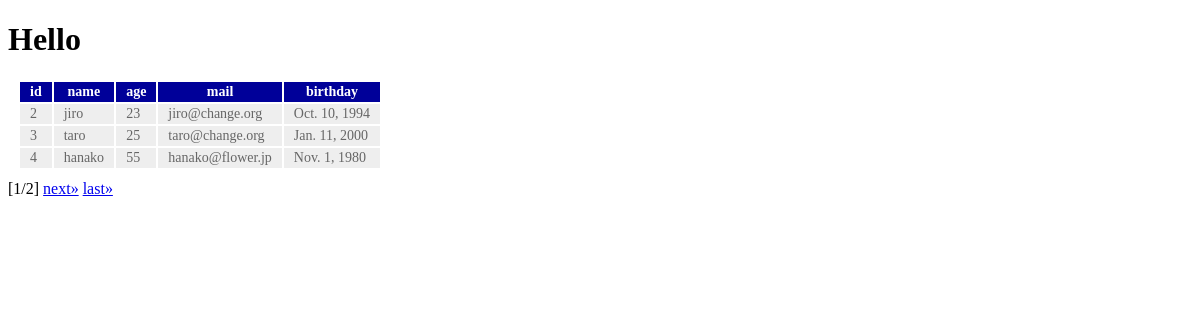
/hello/, run on the app's committed database.
### hello/models.py (models this page shows, shortened)
class Friend(models.Model):
    name = models.CharField(max_length=100,validators=[number_only])
    mail = models.EmailField(max_length=200)
    gender = models.BooleanField()
    age = models.IntegerField()
    birthday = models.DateField()

### hello/views.py (the view)
# urls.py: path('', views.index, name='index'),
def index(request, num=1):
    data = Friend.objects.all()
    page = Paginator(data,3)
    params = {
        'title': 'Hello',
        'message':'',
        'data': page.get_page(num),
    }
    return render(request, 'hello/index.html', params)

### hello/templates/hello/index.html (shortened to what this page needs)
{% load static %}
<!DOCTYPE html>
<html lang="ja">
<head>
    <link rel="stylesheet" type="text/css" href="{% static 'hello/css/style.css' %}" />
</head>
<body>
    <h1>{{title}}</h1>
    <table>
      <tr>
          <th>id</th>
          <th>name</th>
          <th>age</th>
          <th>mail</th>
          <th>birthday</th>
      </tr>
      {% for item in data %}
      <tr>
          <td>{{item.id}}</td>
          <td>{{item.name}}</td>
          <td>{{item.age}}</td>
          <td>{{item.mail}}</td>
          <td>{{item.birthday}}</td>
      </tr>
      {% endfor %}
    </table>
    <div class="pagination">
        <span class="current">
            [{{data.number}}/{{data.paginator.num_pages}}]
        </span>
            {% if data.has_next %}
            <a href="{% url 'index' %}{{data.next_page_number}}">next&raquo;</a>
            <a href="{% url 'index' %}{{data.paginator_num_pages}}">last&raquo;</a>
            {% endif %}
    </div>
</body>
</html>

### hello/static/hello/css/style.css (style rules this page uses)
table { margin: 10px; font-size: 14px; }
table tr th { background-color: #009; color: white; padding:2px 10px; border-width: 2px; }
table tr td { background-color: #eee; color: #666; padding: 2px 10px; border-width: 2px; }

### data on the page
Friend: id "2", name "jiro", age "23", mail "jiro@change.org", birthday "Oct. 10, 1994"
Friend: id "3", name "taro", age "25", mail "taro@change.org", birthday "Jan. 11, 2000"
Friend: id "4", name "hanako", age "55", mail "hanako@flower.jp", birthday "Nov. 1, 1980"

### other printed values
{{ title }} "Hello"
{{ data.number }} "1"
{{ data.paginator.num_pages }} "2"
